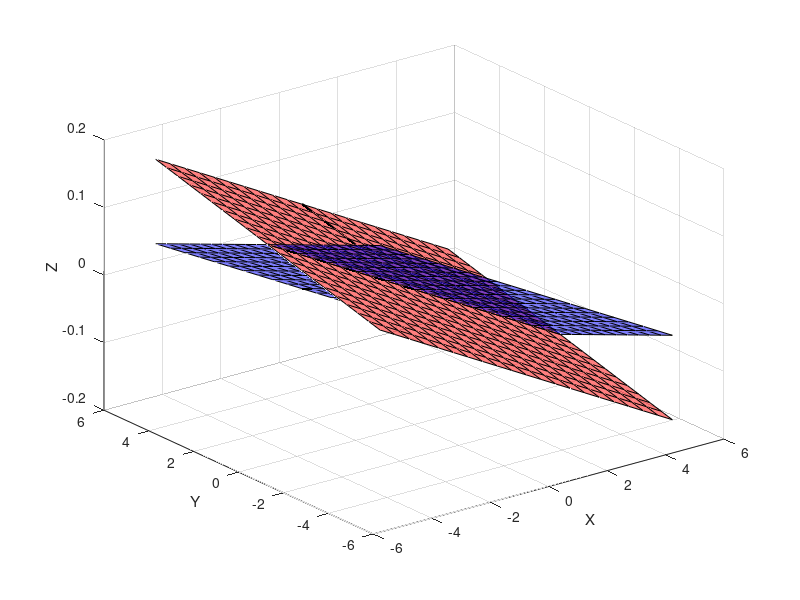

The MATLAB script that drew this image:
% データの定義
l1 = [0 0 0; 0 1 0.01; 0 2 0.02; 0 3 0.03; 0 4 0.04; 0 5 0.05];
l2 = [0 0 0; -1 0 0.025; -2 0 0.05; -3 0 0.075; -4 0 0.1; -5 0 0.125];
l3 = [0 0 0; 0 1 -0.015; 0 2 -0.03; 0 3 -0.045; 0 4 -0.06; 0 5 -0.075];

% 方向ベクトルを計算
v1 = l1(2,:) - l1(1,:);
v2 = l2(2,:) - l2(1,:);
v3 = l3(2,:) - l3(1,:);

% 各平面の法線ベクトルを計算
normal1 = cross(v1, v2);
normal2 = cross(v1, v3);
normal3 = cross(v2, v3);

% 各平面の方程式のD成分を計算
D1 = -dot(normal1, l1(1,:));
D2 = -dot(normal2, l1(1,:));
D3 = -dot(normal3, l2(1,:));

% 3Dプロット
figure;
[x, y] = meshgrid(-5:0.5:5, -5:0.5:5); % プロットする範囲を定義

% l1とl2の平面
z1 = (-normal1(1)*x - normal1(2)*y - D1) / normal1(3);
surf(x, y, z1, 'FaceAlpha', 0.5, 'FaceColor', 'r');

hold on;

% l1とl3の平面
z2 = (-normal2(1)*x - normal2(2)*y - D2) / normal2(3);
surf(x, y, z2, 'FaceAlpha', 0.5, 'FaceColor', 'g');

% l2とl3の平面
z3 = (-normal3(1)*x - normal3(2)*y - D3) / normal3(3);
surf(x, y, z3, 'FaceAlpha', 0.5, 'FaceColor', 'b');

% 各直線をプロット
plot3(l1(:,1), l1(:,2), l1(:,3), 'k', 'LineWidth', 2); % l1を黒線でプロット
plot3(l2(:,1), l2(:,2), l2(:,3), 'k', 'LineWidth', 2); % l2を黒線でプロット
plot3(l3(:,1), l3(:,2), l3(:,3), 'k', 'LineWidth', 2); % l3を黒線でプロット

xlabel('X');
ylabel('Y');
zlabel('Z');
grid on;

%% l1とl2の平面を少し上にずらす
%z1 = (-normal1(1)*x - normal1(2)*y - D1) / normal1(3) + 0.01; % 少し上にずらす

%% l1とl3の平面をそのまま
%z2 = (-normal2(1)*x - normal2(2)*y - D2) / normal2(3);

%% l2とl3の平面を少し下にずらす
%z3 = (-normal3(1)*x - normal3(2)*y - D3) / normal3(3) - 0.01; % 少し下にずらす

%% ...